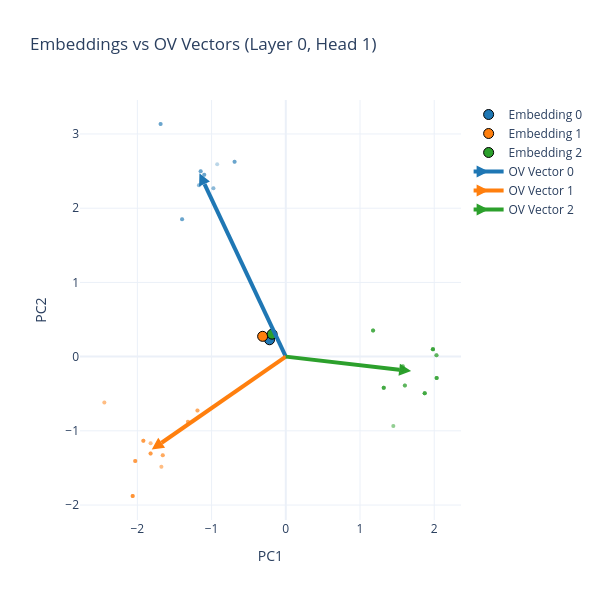

Notebook cell for this chart:
### Code cell
plot_real_ov_vectors(model, process, num_seqs=10, seq_len=10, layer_idx=0, head_idx=1)

### Figure 1 — Plotly figure (JSON) as saved in the notebook; plotly's stock layout.template omitted (floating-point values rounded to 4 significant figures)
{"data": [{"marker": {"color": "#1f77b4", "line": {"color": "black", "width": 1}, "size": 10, "symbol": "circle"}, "mode": "markers", "name": "Embedding 0", "type": "scatter", "x": [-0.2192], "y": [0.2271]}, {"marker": {"color": "#ff7f0e", "line": {"color": "black", "width": 1}, "size": 10, "symbol": "circle"}, "mode": "markers", "name": "Embedding 1", "type": "scatter", "x": [-0.3121], "y": [0.2733]}, {"marker": {"color": "#2ca02c", "line": {"color": "black", "width": 1}, "size": 10, "symbol": "circle"}, "mode": "markers", "name": "Embedding 2", "type": "scatter", "x": [-0.1842], "y": [0.3026]}, {"line": {"color": "#1f77b4", "width": 4}, "marker": {"angleref": "previous", "color": "#1f77b4", "size": 12, "symbol": "arrow-bar-up"}, "mode": "lines+markers", "name": "OV Vector 0", "type": "scatter", "x": [0, -1.164], "y": [0, 2.472]}, {"marker": {"color": "#1f77b4", "opacity": 0.3, "size": 4}, "mode": "markers", "showlegend": false, "type": "scatter", "x": [-1.099, -1.397, -0.9754, -1.687, -1.17, -1.397, -0.69, -1.147, -1.099, -0.69, -1.147, -1.397, -1.147, -1.687, -0.69, -1.099, -0.9244, -0.9754, -1.687, -1.17], "y": [2.451, 1.852, 2.269, 3.134, 2.309, 1.852, 2.627, 2.497, 2.451, 2.627, 2.497, 1.852, 2.497, 3.134, 2.627, 2.451, 2.594, 2.269, 3.134, 2.309]}, {"line": {"color": "#ff7f0e", "width": 4}, "marker": {"angleref": "previous", "color": "#ff7f0e", "size": 12, "symbol": "arrow-bar-up"}, "mode": "lines+markers", "name": "OV Vector 1", "type": "scatter", "x": [0, -1.806], "y": [0, -1.253]}, {"marker": {"color": "#ff7f0e", "opacity": 0.3, "size": 4}, "mode": "markers", "showlegend": false, "type": "scatter", "x": [-1.19, -2.028, -1.658, -2.445, -1.822, -2.063, -1.318, -1.822, -1.19, -2.028, -2.028, -1.658, -1.676, -1.318, -1.919, -1.822, -2.063, -1.919, -1.19, -1.822, -1.658, -1.676, -2.445, -1.822, -2.063, -1.318, -1.919, -1.822, -2.063, -1.919, -2.028, -2.063], "y": [-0.7264, -1.405, -1.328, -0.6168, -1.304, -1.878, -0.8778, -1.167, -0.7264, -1.405, -1.405, -1.328, -1.482, -0.8778, -1.133, -1.304, -1.878, -1.133, -0.7264, -1.167, -1.328, -1.482, -0.6168, -1.304, -1.878, -0.8778, -1.133, -1.304, -1.878, -1.133, -1.405, -1.878]}, {"line": {"color": "#2ca02c", "width": 4}, "marker": {"angleref": "previous", "color": "#2ca02c", "size": 12, "symbol": "arrow-bar-up"}, "mode": "lines+markers", "name": "OV Vector 2", "type": "scatter", "x": [0, 1.689], "y": [0, -0.1947]}, {"marker": {"color": "#2ca02c", "opacity": 0.3, "size": 4}, "mode": "markers", "showlegend": false, "type": "scatter", "x": [1.872, 2.03, 1.577, 1.982, 1.319, 1.559, 2.033, 1.872, 1.176, 1.604, 1.577, 1.982, 1.319, 2.033, 2.033, 1.872, 1.176, 1.604, 1.449, 1.982, 1.559, 1.176, 1.604, 1.982, 1.319, 1.559, 2.033, 1.872, 1.176, 1.604, 1.449, 2.03, 1.982, 1.319, 1.559, 2.033, 1.872, 2.03, 1.319, 1.982, 1.319, 1.559, 2.033, 1.872, 1.176, 1.982, 2.03, 1.577], "y": [-0.4931, 0.01738, -0.1297, 0.09973, -0.4189, -0.1714, -0.2869, -0.4931, 0.3507, -0.3888, -0.1297, 0.09973, -0.4189, -0.2869, -0.2869, -0.4931, 0.3507, -0.3888, -0.9362, 0.09973, -0.1714, 0.3507, -0.3888, 0.09973, -0.4189, -0.1714, -0.2869, -0.4931, 0.3507, -0.3888, -0.9362, 0.01738, 0.09973, -0.4189, -0.1714, -0.2869, -0.4931, 0.01738, -0.4189, 0.09973, -0.4189, -0.1714, -0.2869, -0.4931, 0.3507, 0.09973, 0.01738, -0.1297]}], "layout": {"height": 600, "title": {"text": " Embeddings vs OV Vectors (Layer 0, Head 1)"}, "width": 600, "xaxis": {"title": {"text": "PC1"}}, "yaxis": {"scaleanchor": "x", "scaleratio": 1, "title": {"text": "PC2"}}}}
